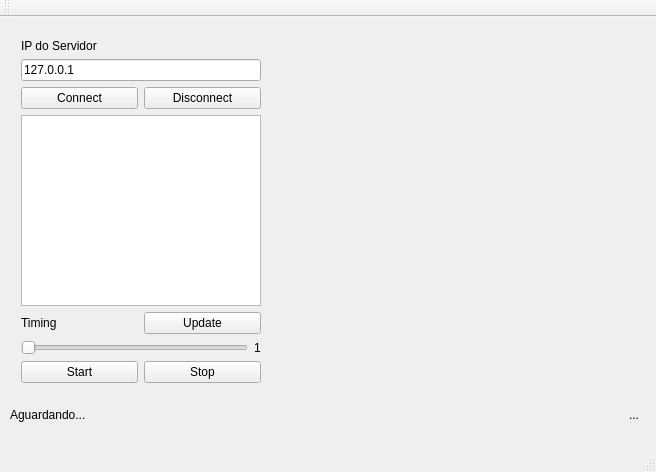
<?xml version="1.0" encoding="UTF-8"?>
<ui version="4.0">
 <class>MainWindow</class>
 <widget class="QMainWindow" name="MainWindow">
  <property name="geometry">
   <rect>
    <x>0</x>
    <y>0</y>
    <width>656</width>
    <height>472</height>
   </rect>
  </property>
  <property name="windowTitle">
   <string>MainWindow</string>
  </property>
  <widget class="QWidget" name="centralWidget">
   <widget class="QWidget" name="layoutWidget">
    <property name="geometry">
     <rect>
      <x>10</x>
      <y>11</y>
      <width>262</width>
      <height>366</height>
     </rect>
    </property>
    <layout class="QGridLayout" name="gridLayout_5">
     <item row="0" column="0" colspan="2">
      <layout class="QGridLayout" name="gridLayout_4">
       <item row="0" column="0">
        <layout class="QGridLayout" name="gridLayout_2">
         <item row="2" column="0">
          <widget class="QLabel" name="label_3">
           <property name="text">
            <string>Timing</string>
           </property>
          </widget>
         </item>
         <item row="2" column="1">
          <widget class="QPushButton" name="update">
           <property name="text">
            <string>Update</string>
           </property>
          </widget>
         </item>
         <item row="0" column="0" colspan="2">
          <layout class="QGridLayout" name="gridLayout">
           <item row="0" column="0">
            <widget class="QLabel" name="label">
             <property name="text">
              <string>IP do Servidor</string>
             </property>
            </widget>
           </item>
           <item row="1" column="0" colspan="2">
            <widget class="QLineEdit" name="endIp">
             <property name="text">
              <string>127.0.0.1</string>
             </property>
            </widget>
           </item>
           <item row="2" column="0">
            <widget class="QPushButton" name="conectado">
             <property name="text">
              <string>Connect</string>
             </property>
            </widget>
           </item>
           <item row="2" column="1">
            <widget class="QPushButton" name="desconectado">
             <property name="text">
              <string>Disconnect</string>
             </property>
            </widget>
           </item>
          </layout>
         </item>
         <item row="1" column="0" colspan="2">
          <widget class="QTextBrowser" name="listaIPs"/>
         </item>
        </layout>
       </item>
       <item row="1" column="0">
        <layout class="QGridLayout" name="gridLayout_3">
         <item row="0" column="0">
          <widget class="QSlider" name="barraTimer">
           <property name="minimum">
            <number>1</number>
           </property>
           <property name="orientation">
            <enum>Qt::Horizontal</enum>
           </property>
          </widget>
         </item>
         <item row="0" column="1">
          <widget class="QLabel" name="labelTimer">
           <property name="text">
            <string>1</string>
           </property>
          </widget>
         </item>
        </layout>
       </item>
      </layout>
     </item>
     <item row="1" column="0">
      <widget class="QPushButton" name="start">
       <property name="text">
        <string>Start</string>
       </property>
      </widget>
     </item>
     <item row="1" column="1">
      <widget class="QPushButton" name="stop">
       <property name="text">
        <string>Stop</string>
       </property>
      </widget>
     </item>
    </layout>
   </widget>
   <widget class="Plotter" name="widget" native="true">
    <property name="geometry">
     <rect>
      <x>280</x>
      <y>10</y>
      <width>361</width>
      <height>371</height>
     </rect>
    </property>
   </widget>
   <widget class="QLabel" name="label_2">
    <property name="geometry">
     <rect>
      <x>10</x>
      <y>390</y>
      <width>91</width>
      <height>16</height>
     </rect>
    </property>
    <property name="text">
     <string>Aguardando...</string>
    </property>
   </widget>
   <widget class="QLabel" name="label_4">
    <property name="geometry">
     <rect>
      <x>590</x>
      <y>390</y>
      <width>49</width>
      <height>16</height>
     </rect>
    </property>
    <property name="layoutDirection">
     <enum>Qt::LeftToRight</enum>
    </property>
    <property name="text">
     <string>...</string>
    </property>
    <property name="alignment">
     <set>Qt::AlignRight|Qt::AlignTrailing|Qt::AlignVCenter</set>
    </property>
   </widget>
  </widget>
  <widget class="QMenuBar" name="menuBar">
   <property name="geometry">
    <rect>
     <x>0</x>
     <y>0</y>
     <width>656</width>
     <height>21</height>
    </rect>
   </property>
  </widget>
  <widget class="QToolBar" name="mainToolBar">
   <attribute name="toolBarArea">
    <enum>TopToolBarArea</enum>
   </attribute>
   <attribute name="toolBarBreak">
    <bool>false</bool>
   </attribute>
  </widget>
  <widget class="QStatusBar" name="statusBar"/>
 </widget>
 <layoutdefault spacing="6" margin="11"/>
 <customwidgets>
  <customwidget>
   <class>Plotter</class>
   <extends>QWidget</extends>
   <header>plotter.h</header>
   <container>1</container>
   <slots>
    <slot>setVelocidade(int)</slot>
   </slots>
  </customwidget>
 </customwidgets>
 <resources/>
 <connections/>
</ui>
